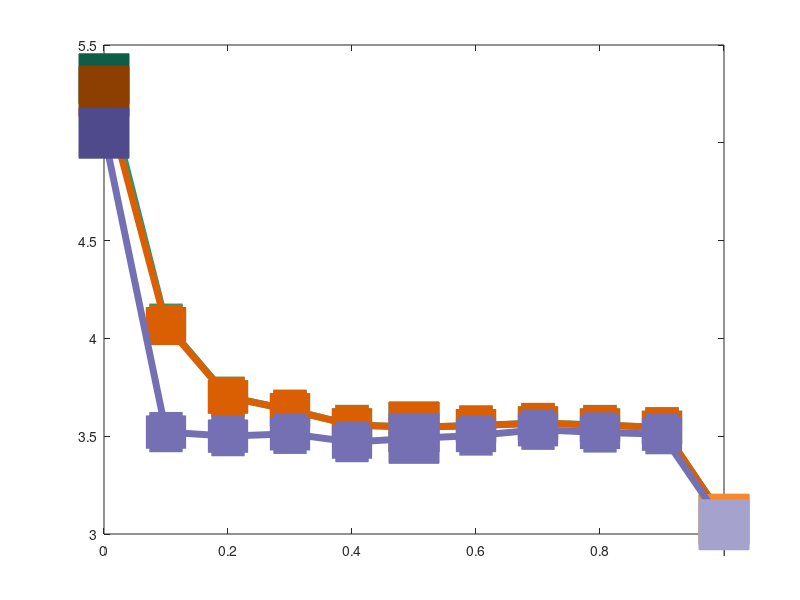

MATLAB code for this plot: (Note: this script raises an error after producing the figure.)
% Figure_4S2_Generate.m
% Script used to generate Figure 4 -- Supplemental Figure 2 from 
% Barendregt et al., 2022.

clear

% Load noisy model performance for high-to-low reward change task:
load('RC_Fixed_Noise_Strength_R1_8.mat')

% Plot model performance for varied noise strenghts (Fig. 4S2 A):
figure
plot(noise_strength,mean(NB_RR,2),'linewidth',5,'color','#1b9e77','marker','s',...
    'markerfacecolor','auto','markersize',24)
hold on
plot(noise_strength(1),mean(NB_RR(1,:)),'marker','s','markeredgecolor','#105d46',...
    'markerfacecolor','#105d46','markersize',36)
plot(noise_strength(6),mean(NB_RR(6,:)),'marker','s','markeredgecolor','#1b9e77',...
    'markerfacecolor','#1b9e77','markersize',36)
plot(noise_strength(end),mean(NB_RR(end,:)),'marker','s','markeredgecolor','#2bdba6',...
    'markerfacecolor','#2bdba6','markersize',36)

plot(noise_strength,mean(Const_RR,2),'linewidth',5,'color','#d95f02','marker','s',...
    'markerfacecolor','auto','markersize',24)
plot(noise_strength(1),mean(Const_RR(1,:)),'marker','s','markeredgecolor','#8d3e01',...
    'markerfacecolor','#8d3e01','markersize',36)
plot(noise_strength(6),mean(Const_RR(6,:)),'marker','s','markeredgecolor','#d95f02',...
    'markerfacecolor','#d95f02','markersize',36)
plot(noise_strength(end),mean(Const_RR(end,:)),'marker','s','markeredgecolor','#fd862a',...
    'markerfacecolor','#fd862a','markersize',36)

plot(noise_strength,mean(UGM_RR,2),'linewidth',5,'color','#7570b3','marker','s',...
    'markerfacecolor','auto','markersize',24)
plot(noise_strength(1),mean(UGM_RR(1,:)),'marker','s','markeredgecolor','#4f4a8c',...
    'markerfacecolor','#4f4a8c','markersize',36)
plot(noise_strength(6),mean(UGM_RR(6,:)),'marker','s','markeredgecolor','#7570b3',...
    'markerfacecolor','#7570b3','markersize',36)
plot(noise_strength(end),mean(UGM_RR(end,:)),'marker','s','markeredgecolor','#a5a2ce',...
    'markerfacecolor','#a5a2ce','markersize',36)

% Define noise strengths for empirical RT distributions:
noise_strength = 0:0.5:1;

% Define simulation parameters for empirical RT distributions for each
% model:
f1 = figure; f2 = figure; f3 = figure;
mid = linspace(0,1,25);
edges = [mid-0.5*(mid(1)+mid(2)) mid(end)+0.5*(mid(1)+mid(2))];

for i = 1:length(noise_strength)

    % Pre-allocate RT distributions:
    NB_RT = zeros(1,length(mid)); Const_RT = zeros(1,length(mid)); UGM_RT = zeros(1,length(mid));

    % Sample strength of each noise source given fixed total noise level:
    z = noise_strength(i)*(sigma_max+mn_max);
    sigma = (min([sigma_max,z])-max([z-mn_max,0]))*rand(1,N_sub)+max([z-mn_max,0]);
    mn = z-sigma;

    for j = 1:N_sub
        RT_data = NaN(3,N_trial);

        % Generate trial data for synthetic subject:
        [y,p] = RDMD_trial_generate(m,T/5,dt,sigma(j),N_trial);
        for n = 1:N_trial

            % Calculate RT distributions for synthetic subject:
            RT_data(1,n) = RDMD_sim_norm(y(n,:),T/5,dt,NB_thresh,mn(j));
            RT_data(2,n) = RDMD_sim_norm(y(n,:),T/5,dt,Const_thresh,mn(j));
            RT_data(3,n) = RDMD_sim_UGM(p(n,:),T/5,dt,UGM_theta(1),UGM_theta(2),UGM_theta(3)+sigma(j),UGM_theta(4),mn(j));
        end

        % Store RT distribution data:
        NB_RT = NB_RT+histcounts(RT_data(1,:),edges,'normalization','pdf');
        Const_RT = Const_RT+histcounts(RT_data(2,:),edges,'normalization','pdf');
        UGM_RT = UGM_RT+histcounts(RT_data(3,:),edges,'normalization','pdf');
    end

    % Calculate RT distributions averaged over synthetic subjects:
    NB_RT = NB_RT/trapz(mid,NB_RT);
    Const_RT = Const_RT/trapz(mid,Const_RT);
    UGM_RT = UGM_RT/trapz(mid,UGM_RT);
    
    % Plot empirical RT distributions for each model (Fig. 4S2 B-D):
    figure(f1)
    stairs(edges,[NB_RT 0],'linewidth',5); xlim([0 1])
    hold on
    figure(f2)
    stairs(edges,[Const_RT 0],'linewidth',5); xlim([0 1])
    hold on
    figure(f3)
    stairs(edges,[UGM_RT 0],'linewidth',5); xlim([0 1])
    hold on
end

% Plot normative thresholds for given reward timeseries (Fig. 4S2 B inset):
figure
plot(0:dt:(T/5),squeeze(NB_thresh(1:(T/5/dt+1))),'linewidth',15,'color','#1b9e77')
hold on
plot(0:dt:(T/5),squeeze(-NB_thresh(1:(T/5/dt+1))),'linewidth',15,'color','#1b9e77')
line([0 T/5],[0 0],'linestyle','--','color','k','linewidth',5)
xlim([0 T/5])